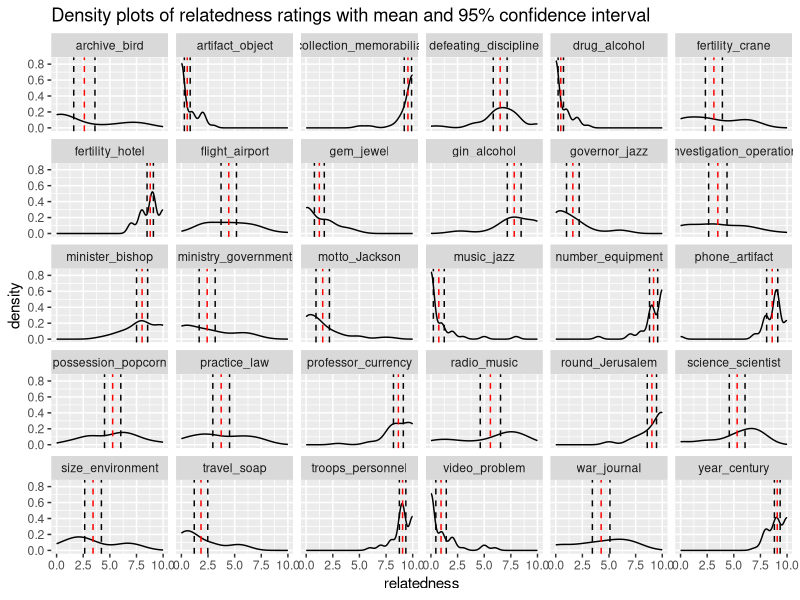
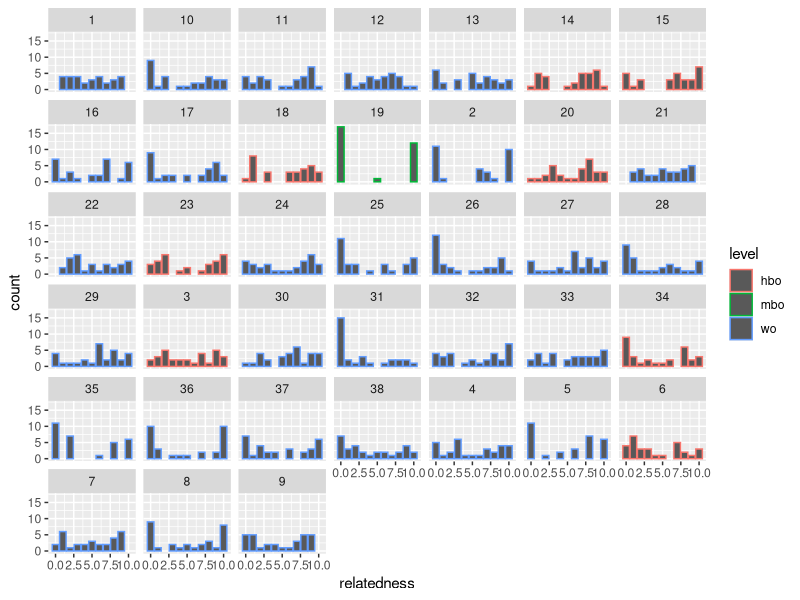
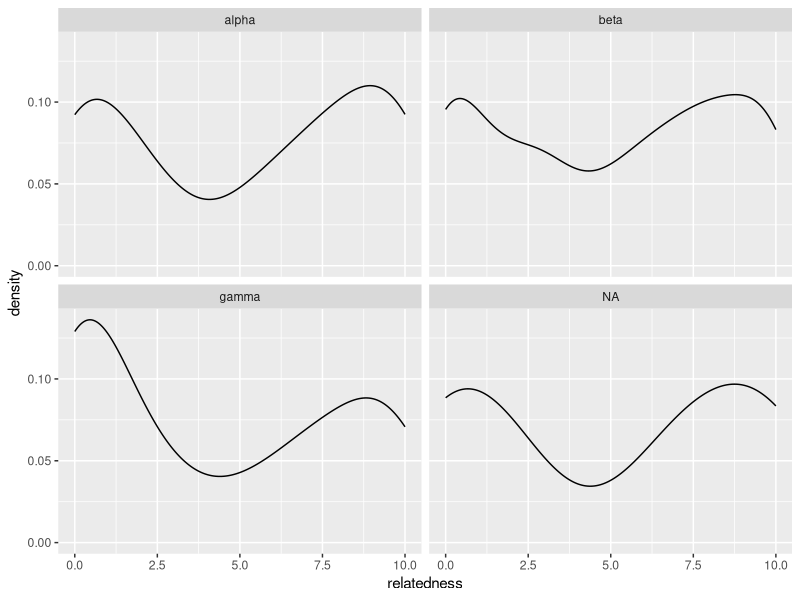
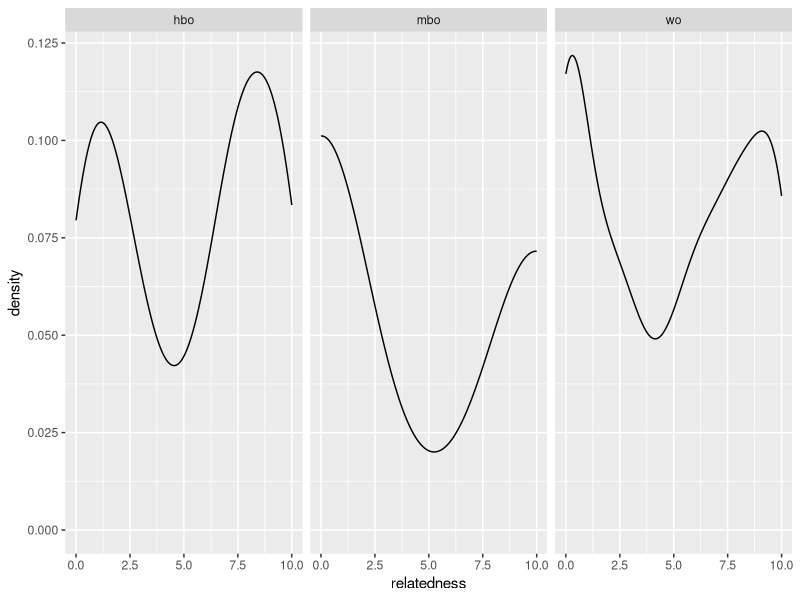
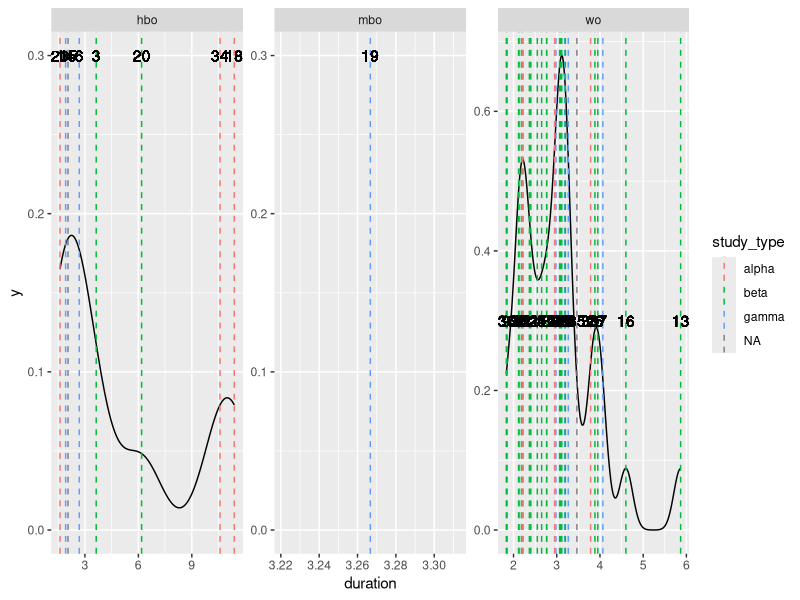
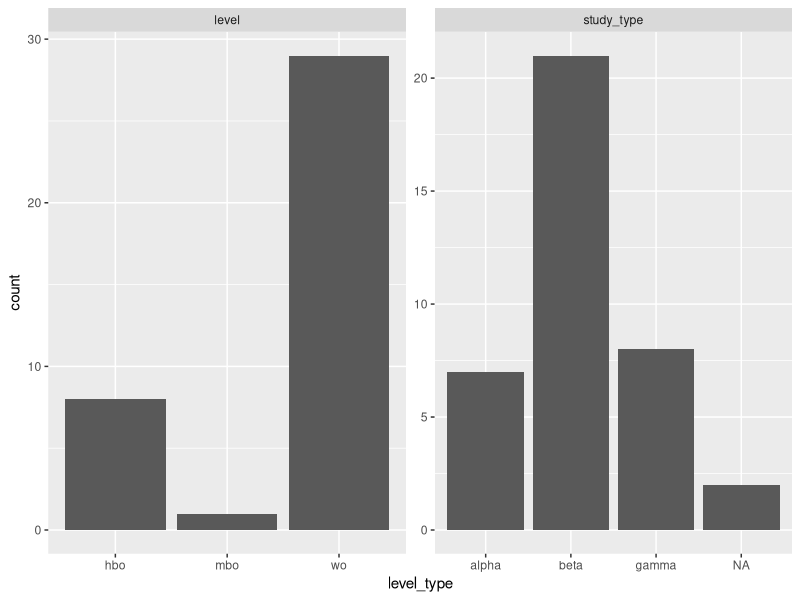

R code for these plots, in order: (Note: this script raises an error after producing the figures.)
## ---- chunk 1
knitr::opts_chunk$set(echo = FALSE)
library('tidyverse')
library('knitr')
library('lme4')
library('broom')
## ---- chunk 2

df <- read_csv("results_csv.csv") %>%
  filter(profession != "test") %>%
  mutate(start_time = as.POSIXct(as.character(start_time), format = "%Y-%m-%d %H:%M:%S"),
         end_time = as.POSIXct(as.character(end_time), format = "%Y-%m-%d %H:%M:%S"),
         duration = end_time - start_time) %>%
  select(-c(start_time, end_time)) %>%
  rownames_to_column("id") %>%
  gather(key = word_pair, value = relatedness, -c(id, duration, level, study_type, profession)) %>%
  arrange(id)

word_pairs <- read_csv("20190219_wordpairs.csv") %>%
  mutate(word_pair = str_replace(wordpairs, " vs. ", "_")) %>%
  rename(source = similarity) %>%
  select(-wordpairs)

df <- df %>%
  full_join(word_pairs)

## ---- chunk 3

ci <- function(mean, sd, n){
  error <- qnorm(0.975)*sd/sqrt(n)
  lower <- mean-error
  upper <- mean+error
  return(tibble(lower = lower,upper = upper))
}

## ---- chunk 4

n <- length(unique(df$id))

description <-
  df %>%
  group_by(word_pair) %>%
  mutate(mean = mean(relatedness),
            sd = sd(relatedness),
            lower = ci(mean, sd, n)[["lower"]],
            upper = ci(mean, sd, n)[["upper"]],
            median = median(relatedness)
            )

description %>% 
  group_by(word_pair, mean, sd, lower, upper, median, source) %>% 
  summarise %>%
  arrange(source) %>%
  kable() 

df %>%
  group_by(source) %>%
  summarise(mean = mean(relatedness),
          sd = sd(relatedness),
          lower = ci(mean, sd, n)[["lower"]],
          upper = ci(mean, sd, n)[["upper"]],
          median = median(relatedness)
          ) %>%
  kable()
  

## ---- chunk 5

ggplot(description, aes(relatedness)) +
  geom_density() +
  facet_wrap(~ word_pair) +
  geom_vline(aes(xintercept = mean), colour = "red", linetype = "dashed") +
  geom_vline(aes(xintercept = lower), linetype = "dashed") +
  geom_vline(aes(xintercept = upper), linetype = "dashed") +
  ggtitle("Density plots of relatedness ratings with mean and 95% confidence interval")
  

## ---- chunk 6

description %>%
  group_by(word_pair, sd) %>%
  summarise() %>%
  filter(sd > 2.5) %>%
  arrange(sd) %>%
  kable()

## ---- chunk 7

ggplot(df, aes(x = relatedness, colour = level)) +
  geom_bar() +
  facet_wrap(~id)

## ---- chunk 8

ggplot(df, aes(x = relatedness)) +
  geom_density() +
  facet_wrap(~study_type)

## ---- chunk 9

ggplot(df, aes(x = relatedness)) +
  geom_density() +
  facet_wrap(~level)

## ---- chunk 10

ggplot(df, aes(duration)) +
  geom_density() +
  geom_vline(aes(xintercept = duration, colour = study_type), linetype = "dashed") +
  geom_text(aes(y = .3, label = id)) +
  facet_wrap(~level, scales = "free")

## ---- chunk 11
df %>%
  group_by(id, study_type, level) %>% 
  summarise %>%
  gather(key = grouping_var, value = level_type, -id) %>%
  ggplot(aes(level_type)) +
  geom_bar() +
  facet_wrap(~grouping_var, scales = "free")

## ---- chunk 12

df_naomit <- df %>% na.omit

model0 <- lmer(relatedness ~ (1|word_pair) + (1|id), data = df_naomit, REML = F)

## ---- chunk 13

model1 <- lmer(relatedness ~ study_type + (1|word_pair) + (1|id), data = df_naomit, REML = F)

model1 %>%
  tidy() %>%
  rename("t-value" = statistic) %>%
  select(-group) %>%
  kable()

## ---- chunk 14

anova(model0, model1)

## ---- chunk 15

model2 <- lmer(relatedness ~ level + (1|word_pair) + (1|id), data = df_naomit, REML = F)
model3 <- lmer(relatedness ~ duration + (1|word_pair) + (1|id), data = df_naomit, REML = F)
## ---- chunk 16
anova(model0, model2)
## ---- chunk 17

anova(model0, model3)

## ---- chunk 18

corr <- df %>%
  arrange(id) %>%
  select(id, relatedness, word_pair) %>%
  spread(key = id, value = relatedness) %>%
  select(-word_pair) %>%
  cor() %>%
  as.data.frame() %>%
  rownames_to_column("id") %>%
  gather(key = participant2, value = correlation, -id) %>%
  # Add duration of test, study type and level of participant indicated by id:
  left_join(df %>% select(id, study_type, level, duration)) %>%
  rename(study_type1 = study_type,
         level1 = level) %>%
  left_join(by = c("participant2" = "id"), df %>% select(id, study_type, level, duration)) %>%
  rename(study_type2 = study_type,
         level2 = level) %>%
  # Correlations between participant and himself are not interesting,
  # so filter them out:
  filter(id != participant2)

## ---- chunk 19

corr %>%
  filter(correlation > .9) %>%
  group_by(id, participant2, correlation, study_type1, level1, study_type2, level2) %>%
  summarise() %>%
  kable()

corr %>%
  filter(correlation < .5) %>%
  group_by(id, participant2, correlation, study_type1, level1, study_type2, level2) %>%
  summarise() %>%
  kable()

## ---- chunk 20

df %>%
  group_by(word_pair, study_type) %>%
  summarise(mean = mean(relatedness)) %>%
  spread(key = study_type, value = mean) %>%
  ungroup() %>%
  select(-word_pair) %>%
  cor() %>%
  kable()

